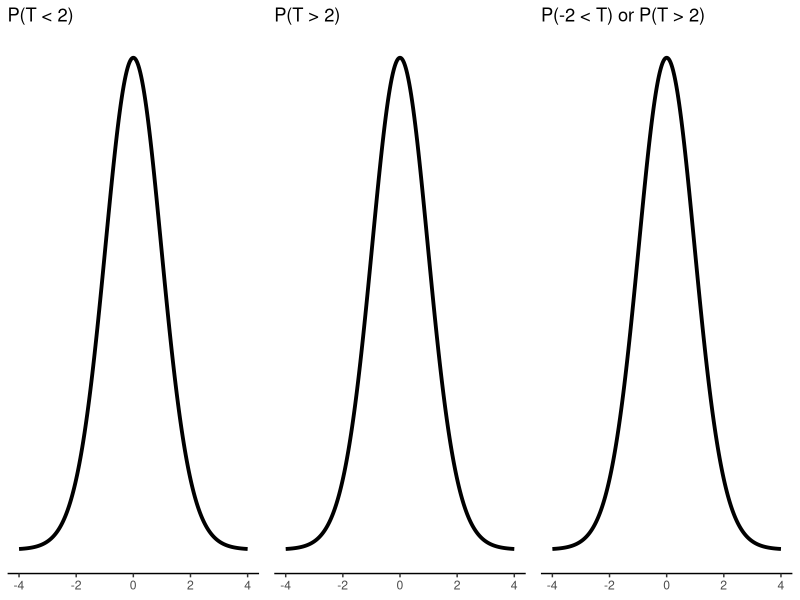
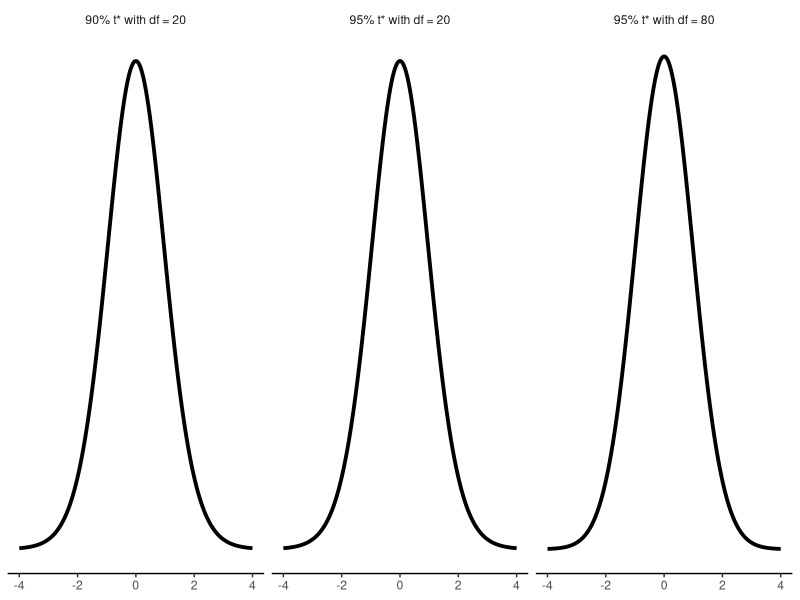

Write R code to recreate these figures, in order.
## ---- chunk 1
library(tidyverse)
options(scipen = 999)
## ---- chunk 2
#| fig-align: center
#| fig-height: 1.5
#| fig-width: 6
# Create x values
x <- seq(-4, 4, length.out = 500)

# Standard normal density
df <- data.frame(
  x = x,
  y = dt(x, df = 32)
)

act_curve <- ggplot(df, aes(x = x, y = y)) +
  geom_line(linewidth = 1.3) +
  # scale_x_continuous(
  #   breaks = c(6, 9, 12, 15, 18, 21, 24, 27, 30, 33, 36),
  #   labels = c("", 9, "", 15, "", 21, "", 27, "", 33, "")
  # ) +
  scale_y_continuous(breaks = NULL) +
  theme_classic() +
  theme(
    axis.title = element_blank(),
    axis.text.y = element_blank(),
    axis.ticks.y = element_blank(),
    axis.line.y = element_blank()
    #axis.ticks.x = element_blank()
    #axis.text.x = element_blank()
  ) 

gridExtra::grid.arrange(
  act_curve + 
    labs(title = "P(T < 2)"),
  act_curve + 
    labs(title = "P(T > 2)"),
  act_curve  + 
    labs(title = "P(-2 < T) or P(T > 2)"),
  nrow = 1
)
## ---- chunk 3
#| fig-align: center
#| fig-height: 1.5
#| fig-width: 6
# Create x values
x <- seq(-4, 4, length.out = 500)

# Standard normal density
df <- data.frame(
  x = c(x, x, x),
  y = c(dt(x, df = 20), dt(x, df = 80), dt(x, df = 20)),
  scenario = c(
    rep("95% t* with df = 20", length(x)),
    rep("95% t* with df = 80", length(x)), 
    rep("90% t* with df = 20", length(x))
  )
)

ggplot(df, aes(x = x, y = y)) +
  geom_line(linewidth = 1.3) +
  # scale_x_continuous(
  #   breaks = c(6, 9, 12, 15, 18, 21, 24, 27, 30, 33, 36),
  #   labels = c("", 9, "", 15, "", 21, "", 27, "", 33, "")
  # ) +
  scale_y_continuous(breaks = NULL) +
  theme_classic() +
  theme(
    axis.title = element_blank(),
    axis.text.y = element_blank(),
    axis.ticks.y = element_blank(),
    axis.line.y = element_blank(),
    strip.background = element_blank()
  ) +
  facet_wrap(~ scenario, nrow = 1) 
